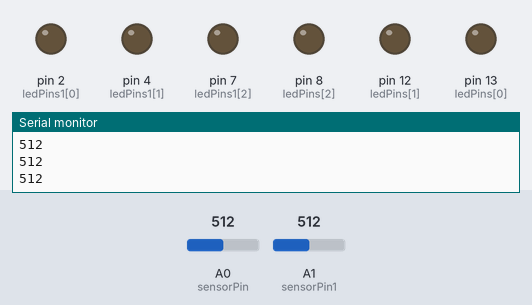
Bench run of a sketch on a simulated Arduino Uno, built with avr-gcc and run on an emulated ATmega328P. Parts: output pins drawn as LEDs (lit = HIGH), the last lines printed to the serial monitor. The test bench sets the inputs (shaded band); at power-on: A0 (sensorPin) = 512, A1 (sensorPin1) = 512. Pins used as bus, display or sensor lines are not drawn.

Above: at 1.2 s.
1.3 s: A0 (sensorPin) set to 490
At 1.7 s:
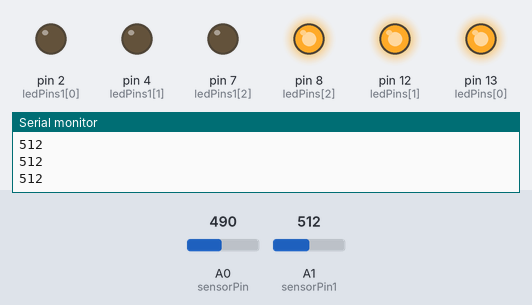
2.8 s: A1 (sensorPin1) set to 491
At 3.5 s:
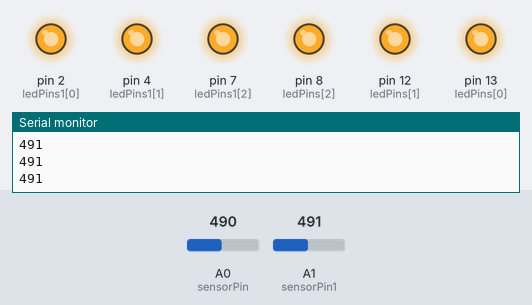
4.3 s: A0 (sensorPin) set to 510
At 5.2 s:
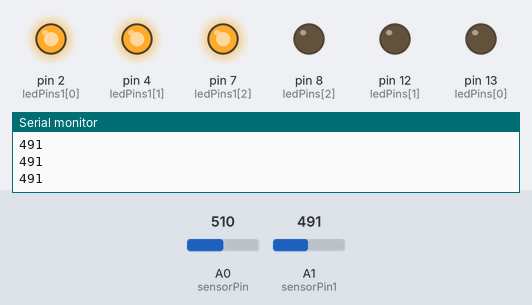
5.8 s: A0 (sensorPin) set to 306
At 7.0 s:
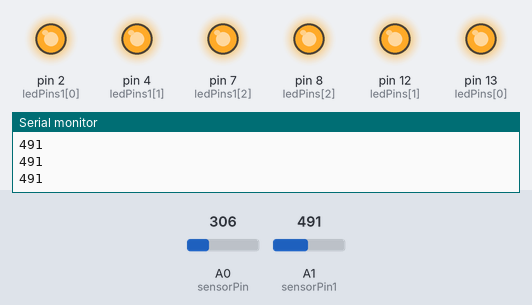
7.3 s: A0 (sensorPin) set to 511
At 8.5 s:
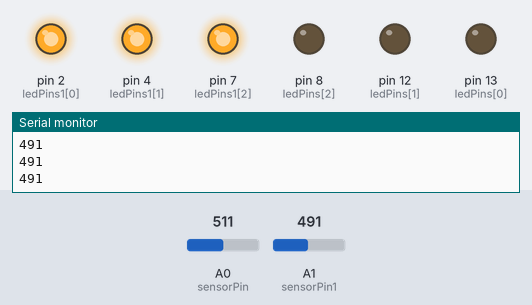
8.8 s: A0 (sensorPin) set to 122
At 9.4 s:
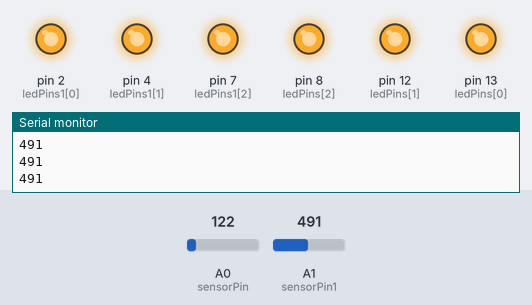
Timing chart, 0 to 11.3 s (numbered marks = the images above; inputs shaded):
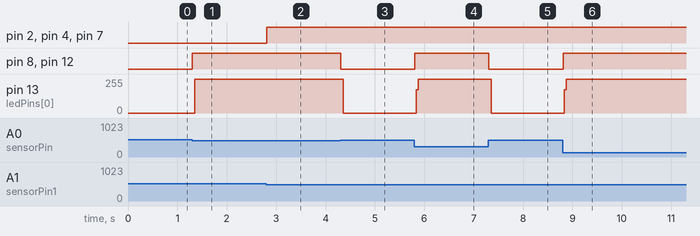

Measured:
- the behaviour switches between 501 and 500 on A0 (sensorPin) (found by bisection; images 0 and 1)
- the behaviour switches between 501 and 500 on A1 (sensorPin1) (found by bisection; images 1 and 2)
- after the input at 1.3 s, pin 8 (ledPins[2]), pin 12 (ledPins[1]): LOW → HIGH at once; pin 13 (ledPins[0]): 0/255 → 255/255 after 0.06 s
- after the input at 2.8 s, pin 2 (ledPins1[0]), pin 4 (ledPins1[1]), pin 7 (ledPins1[2]): LOW → HIGH at once
- after the input at 4.3 s, pin 8 (ledPins[2]), pin 12 (ledPins[1]): HIGH → LOW at once; pin 13 (ledPins[0]): 255/255 → 0/255 after 0.06 s
- after the input at 5.8 s, pin 8 (ledPins[2]), pin 12 (ledPins[1]): LOW → HIGH at once; pin 13 (ledPins[0]): 0/255 → 255/255 at once
- after the input at 7.3 s, pin 8 (ledPins[2]), pin 12 (ledPins[1]): HIGH → LOW at once; pin 13 (ledPins[0]): 255/255 → 0/255 after 0.06 s
- after the input at 8.8 s, pin 8 (ledPins[2]), pin 12 (ledPins[1]): LOW → HIGH at once; pin 13 (ledPins[0]): 0/255 → 255/255 at once

The sketch:

sketch_jun11bProjectMaikeru.ino
```cpp
int sensorPin = A0;
int sensorPin1 = A1;

int ledPins[] = { 13, 12, 8 };
int ledPins1[] = { 2, 4, 7 };

int pincount = 3;
//int pincount1 = 3;

int lightLevelRight;
int lightLevelLeft;

int lightLevel, high = 0, low = 1023;

void setup() {
  int i;
  // put your setup code here, to run once:
  Serial.begin(9600);

//  int i;
  for (int i = 0; i <= 3; i++) {
    pinMode(ledPins[i], OUTPUT);
    //Specify the second list of arrayed pins as an output.
    pinMode(ledPins1[i], OUTPUT);
  }

  //"Serial.begin" performs an exchange of data between the arduino and a
  //sensor. In this case the photo resistors will capture date.
}

void loop() {
  int i;
  //Refers to the order of the LEDs
  lightLevelRight = analogRead(sensorPin1);
  lightLevelLeft = analogRead(sensorPin);
  //Set lightLevelRight and lightLevelLeft to equate to the data received by the arduino from the
  //left and right light resisters.
  manualTune();
  Serial.println(lightLevelRight);

  // if lightlevel changes -> turn on the right bank
  if (lightLevelRight <= 500) {
    for (int i = 0; i <= pincount; i++){
      digitalWrite(ledPins1[i], HIGH);
    }
  } else {
    for (int i = 0; i <= pincount; i++){
      digitalWrite(ledPins1[i], LOW);
    }
  }
  if (lightLevelLeft <=500) {
    for (int i = 0; i <= pincount; i++){
      digitalWrite(ledPins[i], HIGH);
    }
  } else {
    for (int i = 0; i <= pincount; i++){
      digitalWrite(ledPins[i], LOW);
    }
  }
  // if lightlevel1 changes -> turn on the left bank

/*  if (1 = 0) {
    digitalWrite(ledPins[0], HIGH);
  } else if (0 = 0) {
    digitalWrite(ledPins[1], HIGH);
  }

*/
}

void manualTune()
{
  lightLevel = map(lightLevel, 0, 1023, 0, 255);
  lightLevel = constrain(lightLevel, 0, 255);
}
```
